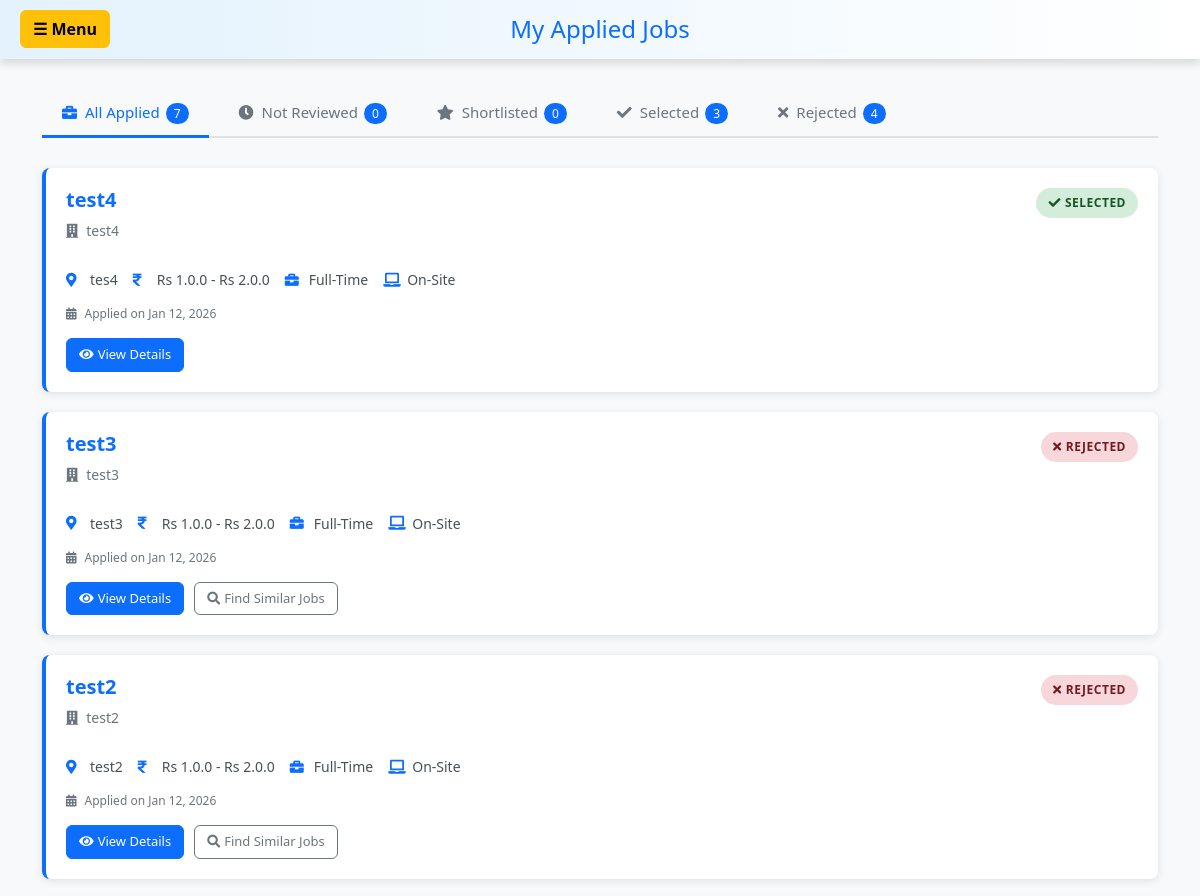
Before: /applied-jobs/ (signed in, upper part) with the older database file.
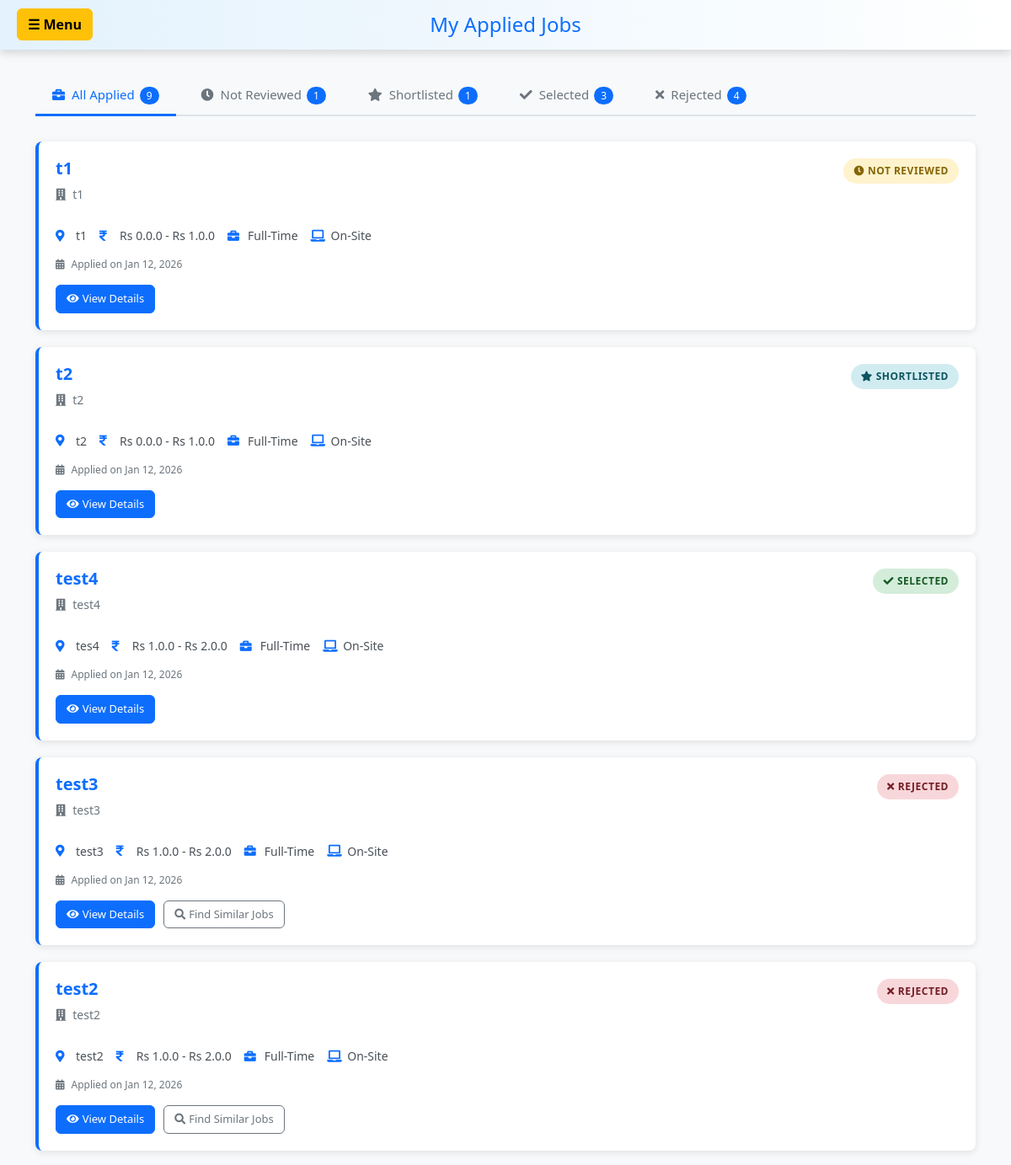
After: the same page with the newer database file.
### hr/models.py (models this page shows, shortened)
class JobPost(models.Model):
    user=models.ForeignKey(User,on_delete=models.CASCADE)
    title=models.CharField(max_length=200)
    address=models.CharField(max_length=200)
    CompanyName=models.CharField(max_length=200)
    salaryLow=models.FloatField(default=0, validators=[MinValueValidator(0)])
    salaryHigh=models.FloatField(default=0, validators=[MinValueValidator(0)])
    applycount=models.IntegerField(default=0)
    lastDateToApply=models.DateField()
    created_at=models.DateTimeField(auto_now_add=True, null=True)
    employment_type = models.CharField(max_length=20, choices=EMPLOYMENT_TYPE_CHOICES, default='full-time', null=True, blank=True)
    work_mode = models.CharField(max_length=20, choices=WORK_MODE_CHOICES, default='on-site', null=True, blank=True)

class candidateApplication(models.Model):
    user=models.ForeignKey(User,on_delete=models.CASCADE)
    job = models.ForeignKey(JobPost,on_delete=models.CASCADE)
    education_level = models.CharField(
        max_length=20,
        choices=EDUCATION_CHOICES,
        default='BACHELOR'
    )
    passingYear = models.CharField(
        max_length=20,
        choices=PASSING_YEAR_CHOICES,
        default='currently_running'
    )
    yearOfExp=models.IntegerField(
        default=0,
        validators=[MinValueValidator(0)]
    )
    resume=models.FileField(upload_to="resume")
    support_documents=models.FileField(
        upload_to="support_docs",
        null=True,
        blank=True,
        help_text="Optional: Academic documents (PDF only, max 5MB)"
    )
    status=models.CharField(choices=STATUS_CHOICE, default="pending", max_length=20)
    applied_at=models.DateTimeField(auto_now_add=True, null=True)
    class Meta:
        unique_together = ('user', 'job')

### candidate/views.py (the view)
# urls.py: path("applied-jobs/", views.applied_jobs, name='applied_jobs'),  # Added applied jobs route
@login_required(login_url='login_user')
def applied_jobs(request):
    applications = candidateApplication.objects.filter(
        user=request.user
    ).select_related('job').order_by('-applied_at')
    applied_jobs_list = []
    for app in applications:
        applied_jobs_list.append({
            'job': app.job,
            'application': app,
            'status': app.status,
            'applied_at': app.applied_at,
        })
    pending_count = applications.filter(status='pending').count()
    shortlisted_count = applications.filter(status='shortlisted').count()
    selected_count = applications.filter(status='selected').count()
    rejected_count = applications.filter(status='rejected').count()
    context = {
        'applied_jobs': applied_jobs_list,
        'total_count': applications.count(),
        'pending_count': pending_count,
        'shortlisted_count': shortlisted_count,
        'selected_count': selected_count,
        'rejected_count': rejected_count,
    }
    return render(request, 'candidate/applied_jobs.html', context)

### candidate/templates/candidate/applied_jobs.html (shortened to what the changed rows need)
<!DOCTYPE html>
<html lang="en">
<head>
    <link href="https://cdn.jsdelivr.net/npm/bootstrap@5.3.8/dist/css/bootstrap.min.css" rel="stylesheet">
    <link rel="stylesheet" href="https://cdnjs.cloudflare.com/ajax/libs/font-awesome/5.15.3/css/all.min.css">
</head>
<body>
    <div class="top-bar">
        <h2>My Applied Jobs</h2>
    </div>
    <div class="container">
        <div class="tabs-container">
            <button class="tab-btn active" data-status="all" onclick="filterJobs(this)">
                <i class="fas fa-briefcase me-2"></i>All Applied<span class="count-badge">{{ total_count }}</span>
            </button>
            <button class="tab-btn" data-status="pending" onclick="filterJobs(this)">
                <i class="fas fa-clock me-2"></i>Not Reviewed<span class="count-badge">{{ pending_count }}</span>
            </button>
            <button class="tab-btn" data-status="shortlisted" onclick="filterJobs(this)">
                <i class="fas fa-star me-2"></i>Shortlisted<span class="count-badge">{{ shortlisted_count }}</span>
            </button>
        </div>
        {% if applied_jobs %}
        <div id="jobs-container">
            {% for item in applied_jobs %}
            <div class="applied-job-card" data-status="{{ item.status }}">
                <div class="d-flex justify-content-between align-items-start mb-3">
                    <div>
                        <h5 class="job-title">{{ item.job.title }}</h5>
                        <p class="job-company"><i class="fas fa-building me-2"></i>{{ item.job.CompanyName }}</p>
                    </div>
                    <span class="status-badge status-{{ item.status }}">
                        {% if item.status == 'pending' %}
                            <i class="fas fa-clock me-1"></i>Not Reviewed
                        {% elif item.status == 'shortlisted' %}
                            <i class="fas fa-star me-1"></i>Shortlisted
                        {% elif item.status == 'selected' %}
                            <i class="fas fa-check me-1"></i>Selected
                        {% elif item.status == 'rejected' %}
                            <i class="fas fa-times me-1"></i>Rejected
                        {% endif %}
                    </span>
                </div>
                <div class="job-details">
                    <div class="job-detail-item">
                        <i class="fas fa-map-marker-alt"></i>
                        <span>{{ item.job.address }}</span>
                    </div>
                    <div class="job-detail-item">
                        <i class="fas fa-rupee-sign"></i>
                        <span>Rs {{ item.job.salaryLow }}.0 - Rs {{ item.job.salaryHigh }}.0</span>
                    </div>
                    <div class="job-detail-item">
                        <i class="fas fa-briefcase"></i>
                        <span>{{ item.job.employment_type|title }}</span>
                    </div>
                    <div class="job-detail-item">
                        <i class="fas fa-laptop"></i>
                        <span>{{ item.job.work_mode|title }}</span>
                    </div>
                </div>
                <div class="applied-date">
                    <i class="fas fa-calendar-alt me-2"></i>Applied on {{ item.applied_at|date:"M d, Y" }}
                </div>
                <div class="action-buttons">
                    <a href="{% url 'job_detail' item.job.id %}" class="btn btn-primary btn-small">
                        <i class="fas fa-eye me-1"></i>View Details
                    </a>
                    {% if item.status == 'rejected' %}
                    <a href="{% url 'candidate_dashboard' %}" class="btn btn-outline-secondary btn-small">
                        <i class="fas fa-search me-1"></i>Find Similar Jobs
                    </a>
                    {% endif %}
                </div>
            </div>
            {% endfor %}
        </div>
        {% endif %}
    </div>
</body>
</html>

Changed rows visible on the page:
added JobPost: job "t1", job.CompanyName "t1", shows "NOT REVIEWED", job.address "t1", job.salaryLow "0.0", job.salaryHigh "1.0", job.employment_type "Full-Time", job.work_mode "On-Site", applied_at "Jan 12, 2026"
added JobPost: job "t2", job.CompanyName "t2", shows "SHORTLISTED", job.address "t2", job.salaryLow "0.0", job.salaryHigh "1.0", job.employment_type "Full-Time", job.work_mode "On-Site", applied_at "Jan 12, 2026"
Other visible differences:
{{ total_count }}: "7" → "9"
{{ pending_count }}: "0" → "1"
{{ shortlisted_count }}: "0" → "1"
